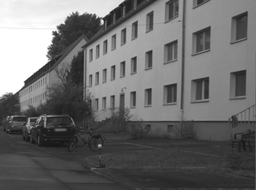
#> input picture road.png, 256 x 190 px, shrunk from 548 x 407 before the run, found by its file name
$ python hw1.py
#> lines starting #> are read from the running program, lines starting #| are printed output that depends on the picture; long printed decimals are rounded
from PIL import Image
import cv2
import copy
import math
from scipy.signal import sepfir2d
import matplotlib.pyplot as plt
import numpy as np
import scipy.stats as st
import random
import operator


sobelkernx_base = [
        [-1, 0, 1],
        [-2, 0, 2],
        [-1, 0, 1]
]

sobelkerny_base = [
    [-1, -2, -1],
    [0, 0, 0],
    [1, 2, 1]
]

truth = [[]]


'''returns a 2d gaussian kernel'''
def gkern(len=5, nsig=1):
    lim = len//2 + (len % 2)/2
    x = np.linspace(-lim, lim, len+1)
    kern1d = np.diff(st.norm.cdf(x))
    kern2d = np.outer(kern1d, kern1d)
    return kern2d/kern2d.sum()


'''
    Turns from width*height*3 to just width*height
'''
def fix_from_png(img):
    img_fixed = []
    for i in range(0, img.shape[0]):
        img_row = []
        for j in range(0, img.shape[1]):
            img_row.append(img[i][j][0])
        img_fixed.append(img_row)
    return img_fixed

def isDifferent(img1, img2):
    return not img1 == img2

# [8 lines left out: function divFilt, not called in this run]

def gaussian_filt(img, filt):
    height = len(img)
    width = len(img[0])
    filtered_img = np.zeros((height, width))
    half = math.floor(len(filt)/2)
    for i in range(0, height-1):
        width = len(img[i])
        for j in range(0, width-1):
            for x in range(-half, half):
                for y in range(-half, half):
                    if(i+x > 0 and i+x < height and j+y > 0 and j+y < width):
                        new_val = filtered_img[i][j]+filt[x+half][y+half]*img[i+x][j+y]
                        if new_val < -255:
                            new_val = -255
                        if new_val > 255:
                            new_val = 255
                        filtered_img[i][j] = new_val
    return filtered_img

def sobel(img, kernx, kerny):
    rows = len(img)
    col = len(img[0])
    mag = np.zeros((rows, col))
    S1 = np.zeros((rows, col))
    S2 = np.zeros((rows, col))


    for i in range(1, rows-2):
        for j in range(1, col-2):
            S1[i][j] += kernx[0][0]*img[i-1][j-1]
            S2[i][j] += kerny[0][0]*img[i-1][j-1]

            S1[i][j] += kernx[0][1]*img[i-1][j]
            S2[i][j] += kerny[0][1]*img[i-1][j]

            S1[i][j] += kernx[0][2]*img[i-1][j+1]
            S2[i][j] += kerny[0][2]*img[i-1][j+1]

            S1[i][j] += kernx[1][0]*img[i][j-1]
            S2[i][j] += kerny[1][0]*img[i][j-1]

            S1[i][j] += kernx[1][1]*img[i][j]
            S2[i][j] += kerny[1][1]*img[i][j]

            S1[i][j] += kernx[1][2]*img[i][j+1]
            S2[i][j] += kerny[1][2]*img[i][j+1]

            S1[i][j] += kernx[2][0]*img[i+1][j-1]
            S2[i][j] += kerny[2][0]*img[i+1][j-1]

            S1[i][j] += kernx[2][1]*img[i+1][j]
            S2[i][j] += kerny[2][1]*img[i+1][j]

            S1[i][j] += kernx[2][2]*img[i+1][j+1]
            S2[i][j] += kerny[2][2]*img[i+1][j+1]

            mag[i+1][j+1] = math.sqrt(S1[i][j]**2 + S2[i][j]**2)

    return mag


def hessian(img):
    imgnd = np.asarray(img)
    img_grad = np.gradient(img)
    hess = np.empty((imgnd.ndim, imgnd.ndim) + imgnd.shape, dtype=imgnd.dtype)
    for k, grad_k in enumerate(img_grad):
        tmp_grad = np.gradient(grad_k)
        for l, grad_kl in enumerate(tmp_grad):
            hess[k,l,:,:] = grad_kl
    return hess


# [15 lines left out: functions percentSame, sobel_fix, not called in this run]

'''
    takes in the 4x4 matrix that contains all hessian data
    returns hessian determinant values for each pixel
'''
def hesdet(hes):
    row = len(hes[0][0])
    col = len(hes[0][0][0])
    hesd = np.zeros((row,col))
    for i in range(row):
        for j in range(col):
            hesd[i][j] = hes[0][0][i][j]* hes[1][1][i][j]-hes[0][1][i][j]*hes[1][0][i][j]
    return hesd


def nonmaxsup(hes):
#    print(np.asarray(hes_g).shape)
    row = len(hes)
    col = len(hes[0])
    output = np.zeros((row, col))
   #print(hes_g[0][34][433]," ",hes_g[1][34][433])
    for i in range(1,row-1):
        for j in range(1,col-1):
            neighbor =  [hes[i-1][j-1], hes[i-1][j], hes[i-1][j+1] ,
                        hes[i][j-1], hes[i][j], hes[i][j+1],
                        hes[i+1][j-1], hes[i+1][j], hes[i+1][j+1]]
            if (max(neighbor) == hes[i][j] and hes[i][j] != 0):
                output[i][j] = 255
    return output

def localize_hess(hes, kern):
    row = len(hes[0][0])
    col = len(hes[0][0][0])
    half = math.floor(len(kern)/2)
    hes_new = np.zeros((len(hes),len(hes[:]),row,col))
    for i in range(half, row-half):
        for j in range(half, col-half):
            for x in range(-half, half):
                for y in range(-half, half):
                    hes_new[0][0][i][j] += hes[0][0][i+x][j+y]*kern[x+half][y+half]
                    hes_new[0][1][i][j] += hes[0][1][i+x][j+y]*kern[x+half][y+half]
                    hes_new[1][0][i][j] += hes[1][0][i+x][j+y]*kern[x+half][y+half]
                    hes_new[1][1][i][j] += hes[1][1][i+x][j+y]*kern[x+half][y+half]
    return hes_new


# [10 lines left out: function sobel_companion, not called in this run]


def toImage(img):
    img_arr = np.asarray(img)
    return Image.fromarray(img_arr.astype('uint8'))

def twoTruePoints(img):
    row = len(img) - 1
    col = len(img[0]) - 1
    first_pointx = 0
    first_pointy = 0
    second_pointx = 0
    second_pointy = 0
    while img[first_pointx][first_pointy] != 255:
        first_pointx = random.randint(0, row)
        first_pointy = random.randint(0, col)
    while img[second_pointx][second_pointy] != 255:
        second_pointx = random.randint(0,row)
        second_pointy = random.randint(0, col)
    return ( (first_pointx, first_pointy), (second_pointx, second_pointy))

def next_pointx(curpoint, slope, intercept, dx):
    return (curpoint[0]+1,int(slope*(curpoint[0]+1)+intercept))

def next_pointy(curpoint, slope, intercept, dx):
    return (int(slope*(curpoint[1]+1)+intercept),curpoint[1]+1)

def acc_thresh(img,firstpoint, slope, endbounds, thresh_arr,intercept, isx):
    offset=math.floor(len(thresh_arr)/2)
    cur_point = copy.deepcopy(firstpoint)
    acc = 0
    print(endbounds)
    truth = np.ones((endbounds[0], endbounds[1]))
    #offset it so that we can calculate inliers in bounds
    while cur_point[0] < offset+1 and cur_point[1] < offset+1:
        if isx:
            cur_point = next_pointx(cur_point, slope, intercept, 1)
        else:
            cur_point = next_pointy(cur_point, slope, intercept, 1)
    while cur_point[0]+offset <= endbounds[0] - 1 and cur_point[1]+offset <= endbounds[1] - 1 and cur_point[0]+offset >= 0 and cur_point[1]+offset >=0:
        i = cur_point[0]
        j = cur_point[1]
#        print("i = " ,i, " j = ", j)
        for x in range(-offset, offset):
            for y in range(-offset, offset):
                acc+=img[i+x][j+y]*thresh_arr[x][y]*truth[i+x][j+y]
                truth[i+x][j+y] = 0
        if isx:
            cur_point = next_pointx(cur_point, slope, intercept, offset)
        else:
            cur_point = next_pointy(cur_point, slope, intercept, offset)
    return acc

def ransac(img, N, numinlier, threshold):
    row = len(img)
    col = len(img[0])
    thresh_arr = np.ones((threshold, threshold))
    line_colletion = {}
    while N != 0:
        di, df = twoTruePoints(img)
        if df[1]-di[1] == 0:
            slope = math.inf
        else:
            slope = float(df[0]-di[0])/float(df[1]-di[1])
            b = int(df[0] - slope * df[1] )
        if abs(slope) > 1:
            b = int(-b/slope)
            first_point = (b, 0)
            slope = 1 / slope
            found_line = acc_thresh(img,first_point, slope, (row, col), thresh_arr, b, False)
            function_str = "x = " + str(slope)+" y + "+str(b)
        else:
            first_point = (0, b)
            found_line = acc_thresh(img,first_point, slope, (row, col), thresh_arr, b, True)
            function_str = "y = " + str(slope)+" x + "+str(b)
        if found_line > numinlier:
            line_colletion[function_str] = found_line
        N = N-1
    return line_colletion


def draw_ransac(img, key):
    linargs = key.split(" ")
    isx = linargs[0] == "y"
    slope = float(linargs[2])
    intercept = int(linargs[5])
    rows = len(img)
    cols = len(img[0])
    retimg = img
    if isx:
        cur_point = (0, intercept)
    else:
        cur_point = (intercept, 0)
    while cur_point[0] < rows - 1 and cur_point[1] < cols - 1 and cur_point[0] >= 0 and cur_point[1] >=0:
        retimg[cur_point[0]][cur_point[1]] = 255
        if isx:
            cur_point= next_pointx(cur_point, slope, intercept, 1)
        else:
            cur_point= next_pointy(cur_point, slope, intercept, 1)
    return retimg

# [11 lines left out: function all_feature_points, not called in this run]

def hough(img):
    thetas = np.deg2rad(np.arange(-90., 90.))
    width, height = img.shape
    diag_len = int(np.ceil(np.sqrt(width**2 + height**2)))
    rhos = np.linspace(-diag_len, diag_len, diag_len*2)
    cos_t = np.cos(thetas)
    sin_t = np.sin(thetas)
    num_thetas = len(thetas)

    acc = np.zeros((2*diag_len, num_thetas), dtype=np.uint64)
    y_idxs, x_idxs = np.nonzero(img)

    for i in range(len(x_idxs)):
        x = x_idxs[i]
        y = y_idxs[i]

        for t_idx in range(num_thetas):
            rho = round(x*cos_t[t_idx]+y*sin_t[t_idx]) + diag_len
         #   print("rho = ", rho)
            acc[int(rho)][int(t_idx)] += 1

    return acc, thetas, rhos

def draw_hough(img,m,firstpoint, isx):
    row = len(img)
    col = len(img[0])
    cur_point = firstpoint
    print("First point = ", firstpoint)
    retimg = img
    if isx:
        b = int(first_point[1])
        while cur_point[0] < row and cur_point[1] < col and cur_point[0]>=0 and cur_point[1]>=0:
            print("x point = ", cur_point[0], " y point = ", cur_point[1])
            retimg[int(cur_point[0])][int(cur_point[1])] = 255
            cur_point = next_pointx(cur_point,m,b,1)
    else:
        b = int(first_point[0])
        while cur_point[0] < row and cur_point[1] < col and cur_point[0]>=0 and cur_point[1]>=0:
            print("x point = ", cur_point[0], " y point = ", cur_point[1])
            retimg[int(cur_point[0])][int(cur_point[1])] = 255
            cur_point = next_pointy(cur_point, m, b, 1)
    return retimg


img = cv2.imread('road.png')
#> img is the input picture: shape (190, 256, 3); min 20, max 255, mean 107.6

truth = np.ones((len(img), len(img[0])))
#> truth: shape (190, 256) float64; every value is 1

img = fix_from_png(img)
#> after the loop in fix_from_png, `for i in range(0, img.shape[0]):`: img_fixed = 190 items
#> img = 190 items

kernel = gkern()
print(kernel)

img_gauss = gaussian_filt(img, kernel)
#> in gaussian_filt, `height = len(img)`: height = 190
#> in gaussian_filt, `width = len(img[0])`: width = 256
#> after the loop in gaussian_filt, `for i in range(0, height-1):`:
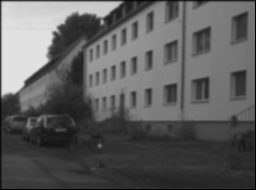
#> filtered_img: shape (190, 256) float64; min 0, max 224.7, mean 92.8

img_arr = np.asarray(img)
img_gauss_arr = np.asarray(img_gauss)

ime = Image.fromarray(img_arr)
ime_guass = Image.fromarray(img_gauss_arr)

ime.show()
ime_guass.show()

sobelkernx = sobelkernx_base
sobelkerny = sobelkerny_base

print(sobelkernx)
print(sobelkerny)

sobelimg = sobel(img_gauss, sobelkernx, sobelkerny)
#> in sobel, `rows = len(img)`: rows = 190
#> in sobel, `col = len(img[0])`: col = 256
#> after the loop in sobel, `for i in range(1, rows-2):`:
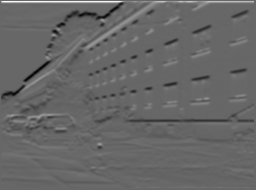
#> S2: shape (190, 256) float64; min -398.8, max 584.3, mean -0.8; drawn with min black and max white
#> after the loop in sobel, `for i in range(1, rows-2):`:
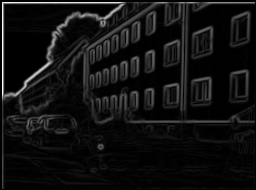
#> mag: shape (190, 256) float64; min 0, max 605.6, mean 41.4; drawn with min black and max white

toImage(sobelimg).show()
#> in toImage, `return Image.fromarray(img_arr.astype('uint8'))`:
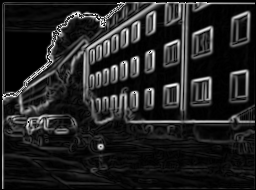
#> returned value: PIL image 256x190 L; min 0, max 255, mean 35

hes = hessian(sobelimg)
#> in hessian, `img_grad = np.gradient(img)`: img_grad = 2 items
#> the loop in hessian, `for k, grad_k in enumerate(img_grad):` made 2 passes
print(hes)
#> (printed output is left out)
print(hes.shape)
#| (2, 2, 190, 256)

hesl=localize_hess(hes, gkern(len=3))
#> in localize_hess, `row = len(hes[0][0])`: row = 190
#> in localize_hess, `col = len(hes[0][0][0])`: col = 256
#> in localize_hess, `half = math.floor(len(kern)/2)`: half = 1

print(hesl.shape)
#| (2, 2, 190, 256)

hesd = hesdet(hesl)
#> in hesdet, `row = len(hes[0][0])`: row = 190
#> in hesdet, `col = len(hes[0][0][0])`: col = 256
#> after the loop in hesdet, `for i in range(row):`:
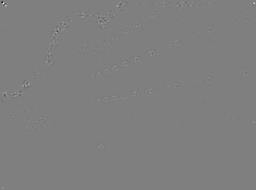
#> hesd: shape (190, 256) float64; min -3642.6, max 3640.6, mean 0.1; drawn with min black and max white


hesdcop = copy.deepcopy(hesd)
print(hesd)
#> (printed output is left out)
print(hesd.shape)
#| (190, 256)
thresh = 40.6
super_threshold_indices = abs(hesd) < thresh
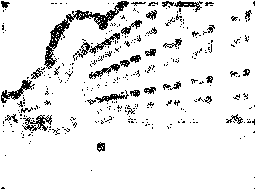
#> super_threshold_indices: shape (190, 256) bool; 91.7% white; black in thin lines or dots
hesd[super_threshold_indices] = 0
super_threshold_indices = abs(hesd) > 0
#> super_threshold_indices: shape (190, 256) bool; 8.3% white in thin lines or dots
hesd[super_threshold_indices] = 255
#> hesd: shape (190, 256) float64; 8.3% white in thin lines or dots
hesg = nonmaxsup(hesd)
#> in nonmaxsup, `row = len(hes)`: row = 190
#> in nonmaxsup, `col = len(hes[0])`: col = 256
toImage(hesg).show()
#> in toImage (call 2), `return Image.fromarray(img_arr.astype('uint8'))`: returned value: PIL image 256x190 L; 8.3% white in thin lines or dots
# [5 lines of commented-out code are left out]
ransac_dict = ransac(hesg, 1000, 5000, 3)
#> in ransac, `row = len(img)`: row = 190
#> in ransac, `col = len(img[0])`: col = 256
#> the loop in ransac, `while N != 0:` made 1000 passes
#> (di, df, slope, b, found_line, function_str) on passes 1, 2, 3, 4, 5, 6, 8: ((122, 183), (120, 51), 0.0152, 119, 12240, 'y = 0.015151515151515152 x + 119'), ((113, 133), (27, 154), -0.244, 160, 1275, 'x = -0.24418604651162792 y + 160'), ((74, 94), (48, 95), -0.0385, 96, 20655, 'x = -0.038461538461538464 y + 96'), ((22, 66), (124, 171), 0.971, -42, 0, 'y = 0.9714285714285714 x + -42'), ((37, 112), (100, 46), -0.955, 143, 16575, 'y = -0.9545454545454546 x + 143'), ((49, 94), (41, 175), -0.0988, 58, 24990, 'y = -0.09876543209876543 x + 58'), ((3, 205), (93, 21), -0.489, 103, 13515, 'y = -0.4891304347826087 x + 103')
#> (di, df, slope, b, found_line, function_str) on passes 7, 9, 18, 22, 38, 44: ((117, 40), (85, 23), 0.531, -21, 0, 'x = 0.53125 y + -21'), ((94, 47), (94, 112), 0, 94, 9180, 'y = 0.0 x + 94'), ((122, 250), (6, 181), 0.595, 177, 0, 'x = 0.5948275862068966 y + 177'), ((93, 12), (125, 31), 0.594, -42, 0, 'x = 0.59375 y + -42'), ((2, 253), (99, 237), -0.165, 253, 0, 'x = -0.16494845360824742 y + 253'), ((5, 207), (5, 122), 0, 5, 9180, 'y = -0.0 x + 5')
four_highest = dict(sorted(ransac_dict.items(), key=operator.itemgetter(1), reverse=True)[:4])
print(four_highest)
#| {'x = -0.3694 y + 109': 44370.0, 'y = -0.5645 x + 80': 39015.0, 'x = -0.1494 y + 113': 37995.0, 'y = -0.6522 x + 83': 37485.0}
randraw = copy.deepcopy(img)
for key in four_highest:
    ranimg = draw_ransac(randraw,key)
#> this loop made 4 passes
#> key on passes 1 to 4: 'x = -0.36936936936936937 y + 109', 'y = -0.5645161290322581 x + 80', 'x = -0.14942528735632182 y + 113', 'y = -0.6521739130434783 x + 83'
toImage(ranimg).show()
acc, thetas, rhos = hough(hesg)
#> after the loop in hough, `for i in range(len(x_idxs)):`:
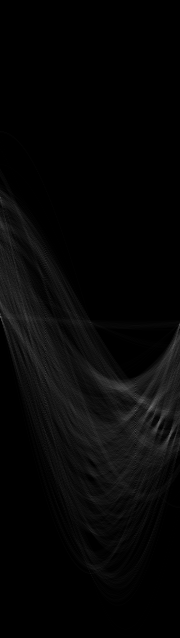
#> acc: shape (638, 180) uint64; min 0, max 111, mean 6.3
houghimg = copy.deepcopy(img)
idx = np.argmax(acc)
print(idx)
#| 73231
rho = rhos[int(idx / acc.shape[1])]
theta = thetas[int(idx % acc.shape[1])]
if np.sin(theta) == 0:
    m=math.inf
else:
    m = -np.cos(theta) / np.sin(theta)
    b = rho / np.sin(theta)
if abs(m) > 1:
    b = int(-b/m)
    first_point = (b, 0)
    outhough = draw_hough(houghimg,m,first_point,False)
else:
    first_point = (0, b)
    outhough = draw_hough(houghimg,m,first_point,True)
#| First point =  (0, 100.201)
#> the loop in draw_hough, `while cur_point[0] < row and cur_point[1] < col and cur_point[0]>=0 an..` made 183 passes
#| x point =  0  y point =  100.201
#| x point =  1  y point =  99
#| x point =  2  y point =  98
#| x point =  3  y point =  98
#| x point =  4  y point =  97
#| x point =  5  y point =  97
#| x point =  6  y point =  96
#| x point =  7  y point =  96
#> (further printed lines are left out)
toImage(outhough).show()
